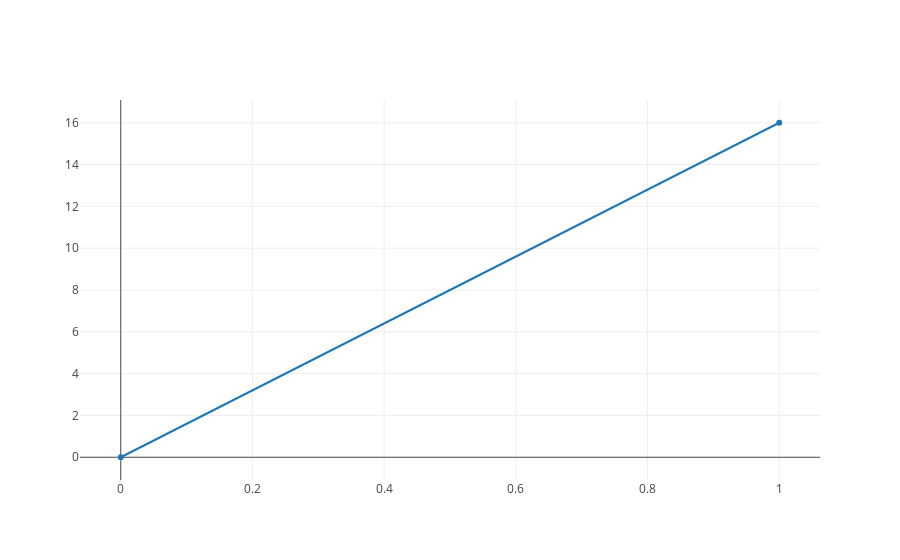

This figure's notebook cell:
### Markdown cell above
Plotly uses the code above for a trace with the first x value as zero, first y value as one (as in the first blue dot at the bottom left).  Then the second x value as 1, and the second y value as 4, which you can see with the second dot from the left.  And so on.  In other words, it matches up the elements in order from the x and y lists to create these points.

### Code cell
iplot([
    {'x': [0, 1, 2, 3, 4], 'y': [0, 16], 'name': 'first trace'},
])

### Figure 1 — Plotly figure (JSON) as saved in the notebook; plotly's stock layout.template omitted (floating-point values rounded to 4 significant figures)
{"data": [{"name": "first trace", "type": "scatter", "uid": "23d2bc17-74e8-4aaa-87ab-a885d4719897", "x": [0, 1, 2, 3, 4], "y": [0, 16]}], "layout": {"autosize": true, "xaxis": {"autorange": true, "range": [-0.06127, 1.061], "type": "linear"}, "yaxis": {"autorange": true, "range": [-1.172, 17.17], "type": "linear"}}}
